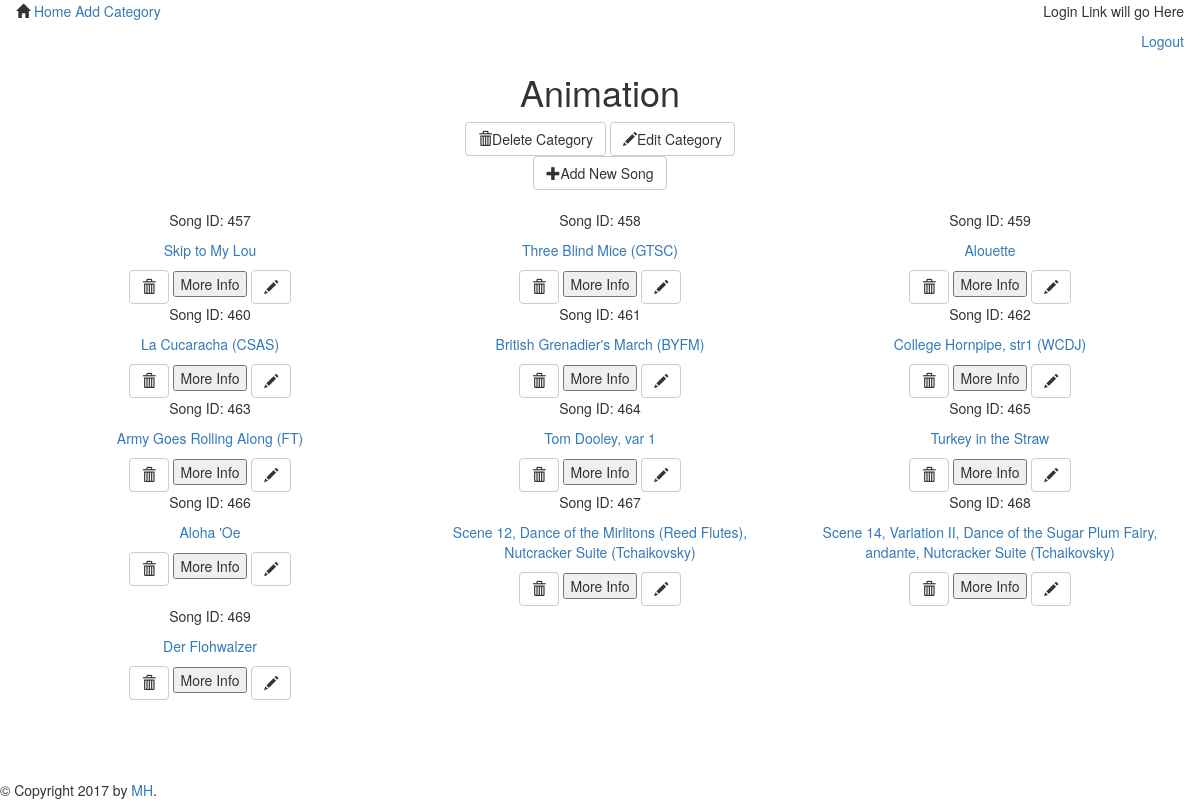
The app's page /categories/Animation/17 with its own data.
### songsdb_setup.py (models this page shows)
class Song(Base):
    __tablename__ = 'allsongs'
    id = Column(Integer, primary_key = True)
    name = Column(String, nullable = False)
    key = Column(String, nullable = False)
    year = Column(Integer, nullable = False)
    composer = Column(String, nullable = False)
    bpm = Column(Integer, nullable = False)
    timesig = Column(String, nullable = False)
    source = Column(String, nullable = False)
    category_id = Column(Integer, ForeignKey('category.id'))
    category = relationship(Category)

### application.py (the view)
@app.route('/categories/<category>/<int:category_id>')
def showCategorySongs(category, category_id):
    songs = session.query(Song).filter(Song.category_id == category_id).all()
    return render_template('categorysongs.html', songs = songs, category = category, category_id = category_id)

### templates/categorysongs.html (shortened to what this page needs)
{% extends "main.html" %} {% block content %}
<div>
    <div>
        <h1 class='text-center'>{{ category }}</h1>
        <div class="row">
            <div class="col-lg-4 col-lg-offset-4 text-center">
                <a href="{{url_for('deleteCategory', category = category, category_id = category_id) }}">
                    <button class="btn btn-default delete" id="delete-category">
                        <span class="glyphicon glyphicon-trash"></span>Delete Category
                    </button>
                </a>
                <a href="{{url_for('editCategory', category = category) }}">
                    <button class="btn btn-default delete" id="edit-category">
                        <span class="glyphicon glyphicon-pencil"></span>Edit Category
                    </button>
                </a>
                <a href="{{url_for('newSong', category = category, category_id = category_id) }}">
                    <button class="btn btn-default" id="">
                        <span class="glyphicon glyphicon-plus"></span>Add New Song
                    </button>
                </a>
            </div>
        </div>
    </div>
    <br>
    <div class='col-lg-12 text-center'>
        {% for i in songs %}
        <div class='col-lg-4'>
            <span><p>Song ID: {{ i.id }}</p><span>
            <span><p><a href= "{{url_for('showSongInfo', category = category, category_id = category_id, song_id = i.id, name = i.name) }}">{{i.name}}</a></p></span>
            <a href="{{url_for('deleteSong', category_id = category_id, song_id = i.id) }}">
                <button class="btn btn-default delete" id="delete-song">
                    <span class="glyphicon glyphicon-trash"></span>
                </button>
            </a>
            <button id="btn{{ i.id }}" onclick="moreInfo(modal{{i.id}})">More Info</button>
            <a href="{{url_for('editSong', category = category, name = i.name, song_id = i.id) }}">
                <button class="btn btn-default" id="edit-song">
                    <span class="glyphicon glyphicon-pencil"></span>
                </button>
            </a>
        </div>
        {% endfor %}
    </div>
</div>
{% endblock %}

### records on screen
Song: id "457", name "Skip to My Lou"
Song: id "458", name "Three Blind Mice (GTSC)"
Song: id "459", name "Alouette"
Song: id "460", name "La Cucaracha (CSAS)"
Song: id "461", name "British Grenadier's March (BYFM)"
Song: id "462", name "College Hornpipe, str1 (WCDJ)"
Song: id "463", name "Army Goes Rolling Along (FT)"
Song: id "464", name "Tom Dooley, var 1"
Song: id "465", name "Turkey in the Straw"
Song: id "466", name "Aloha 'Oe"
Song: id "467", name "Scene 12, Dance of the Mirlitons (Reed Flutes), Nutcracker Suite (Tchaikovsky)"
Song: id "468", name "Scene 14, Variation II, Dance of the Sugar Plum Fairy, andante, Nutcracker Suite (Tchaikovsky)"
Song: id "469", name "Der Flohwalzer"

### other values on screen
{{ category }} "Animation"
